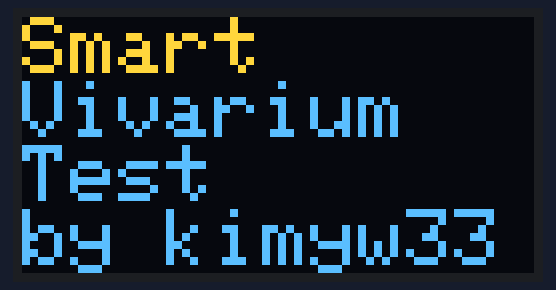
Bench run of a sketch on a simulated Arduino Uno, built with avr-gcc and run on an emulated ATmega328P. On the bench: 128×64 one-colour display. The OLED is the two-colour kind (top 16 rows yellow).

Above: at 0.1 s.

The sketch:

4-0_OLED___.ino
```cpp
// 본 프로젝트에서 사용하는 실드에서 제공하는 2개의 I2C핀 중 아무곳이나 연결 가능(병렬 출력 방식)

#include <Wire.h>              // I2C 통신을 위한 헤더파일 호출
#include <Adafruit_GFX.h>      // 그래픽 관련 기능을 제공하는 헤더파일 호출
#include <Adafruit_SSD1306.h>  // SSD1306 OLED 디스플레이를 제어하기 위한 헤더파일 호출

#define SCREEN_WIDTH 128     // OLED 디스플레이의 너비 (픽셀 단위)
#define SCREEN_HEIGHT 64     // OLED 디스플레이의 높이 (픽셀 단위)
#define OLED_RESET -1        // OLED 디스플레이의 리셋 핀 (-1은 리셋 핀 공유를 의미)
#define SCREEN_ADDRESS 0x3C  // I2C 주소 (128x64 OLED 디스플레이의 기본 주소는 0x3C)

// Adafruit_SSD1306 객체 생성: 디스플레이의 크기, I2C 통신을 위한 Wire 객체, 리셋 핀을 지정
Adafruit_SSD1306 display(SCREEN_WIDTH, SCREEN_HEIGHT, &Wire, OLED_RESET);

void setup() {
  Serial.begin(9600);  // 시리얼 통신 속도를 9600 baud rate로 설정

  // 디스플레이 초기화. 초기화 실패 시 에러 메시지 출력 후 무한 루프
  if (!display.begin(SSD1306_SWITCHCAPVCC, SCREEN_ADDRESS)) {
    Serial.println(F("SSD1306 allocation failed"));  // 시리얼 모니터에 오류 메시지 출력
    for (;;)
      ;  // 오류 발생 시 프로그램 중단
  }

  // 디스플레이를 초기화하고 텍스트 출력
  display.clearDisplay();               // 버퍼를 초기화하여 화면을 지움
  display.setTextSize(2);               // 텍스트 크기를 2배로 설정
  display.setTextColor(SSD1306_WHITE);  // 텍스트 색상을 흰색으로 설정
  display.setCursor(0, 0);              // 커서를 (0,0) 위치로 설정하여 텍스트 시작 위치 지정
  display.println("Smart");             // 첫 번째 텍스트 라인 출력
  display.println("Vivarium");          // 두 번째 텍스트 라인 출력
  display.println("Test");              // 세 번째 텍스트 라인 출력
  display.print("by kimyw33");          // 네 번째(마지막) 텍스트 라인 출력
  display.display();                    // 화면에 버퍼 내용을 출력
  delay(2000);                          // 2초 동안 대기
}

void loop() {
  // 현재 루프에서 아무 동작도 하지 않음
}
```
